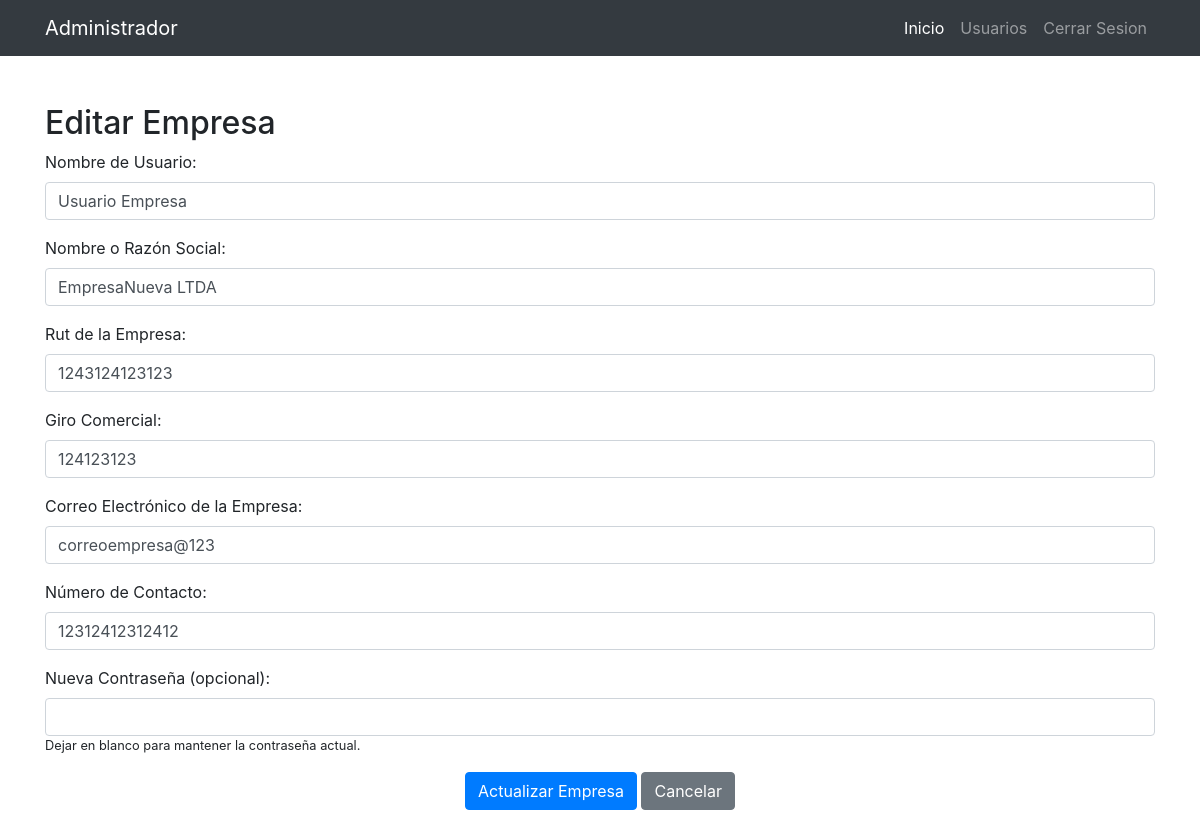
/secciones/admin/usuarios/editar_usuarios_empresa.php?id=27, run on the app's committed database.
### tables this page shows
CREATE TABLE `empresas` (
  `id` int(11) NOT NULL,
  `nombre_usuario` varchar(50) NOT NULL,
  `password` varchar(255) NOT NULL,
  `nombre_empresa` varchar(100) NOT NULL,
  `rut_empresa` varchar(20) NOT NULL,
  `giro_comercial` varchar(100) NOT NULL,
  `correo_empresa` varchar(100) NOT NULL,
  `numero_contacto` varchar(15) NOT NULL,
  `fecha_registro` timestamp NOT NULL DEFAULT current_timestamp()
);

### secciones/admin/usuarios/editar_usuarios_empresa.php (the view, shortened to what this page needs)
<?php
include("../../../bd.php");
$id_empresa = $_GET['id'] ?? null;
$stmt = $conexion->prepare("SELECT * FROM empresas WHERE id = :id");
$stmt->bindParam(":id", $id_empresa);
$stmt->execute();
$empresa = $stmt->fetch(PDO::FETCH_ASSOC);
include("../templates/header_adm.php");
?>
<div class="container mt-5">
    <h2>Editar Empresa</h2>
    <form method="post">
        <div class="mb-3">
            <label for="nombre_usuario" class="form-label">Nombre de Usuario:</label>
            <input type="text" class="form-control" id="nombre_usuario" name="nombre_usuario" value="<?php echo $empresa['nombre_usuario']; ?>" required>
        </div>
        <div class="mb-3">
            <label for="nombre_empresa" class="form-label">Nombre o Razón Social:</label>
            <input type="text" class="form-control" id="nombre_empresa" name="nombre_empresa" value="<?php echo $empresa['nombre_empresa']; ?>" required>
        </div>
        <div class="mb-3">
            <label for="rut_empresa" class="form-label">Rut de la Empresa:</label>
            <input type="text" class="form-control" id="rut_empresa" name="rut_empresa" value="<?php echo $empresa['rut_empresa']; ?>" required>
        </div>
        <div class="mb-3">
            <label for="giro_comercial" class="form-label">Giro Comercial:</label>
            <input type="text" class="form-control" id="giro_comercial" name="giro_comercial" value="<?php echo $empresa['giro_comercial']; ?>" required>
        </div>
        <div class="mb-3">
            <label for="correo_empresa" class="form-label">Correo Electrónico de la Empresa:</label>
            <input type="email" class="form-control" id="correo_empresa" name="correo_empresa" value="<?php echo $empresa['correo_empresa']; ?>" required>
        </div>
        <div class="mb-3">
            <label for="numero_contacto" class="form-label">Número de Contacto:</label>
            <input type="text" class="form-control" id="numero_contacto" name="numero_contacto" value="<?php echo $empresa['numero_contacto']; ?>" required>
        </div>
        <div class="mb-3">
            <label for="password" class="form-label">Nueva Contraseña (opcional):</label>
            <input type="password" class="form-control" id="password" name="password">
            <small>Dejar en blanco para mantener la contraseña actual.</small>
        </div>
        <div class="text-center">
            <button type="submit" class="btn btn-primary me-2">Actualizar Empresa</button>
            <a href="usuarios_empresas.php" class="btn btn-secondary">Cancelar</a>
        </div>
    </form>
</div>
<?php include("../templates/footer_adm.php"); ?>

### data on the page
empresas: nombre_usuario "Usuario Empresa", nombre_empresa "EmpresaNueva LTDA", rut_empresa "1243124123123", giro_comercial "124123123", correo_empresa "correoempresa@123", numero_contacto "12312412312412"
